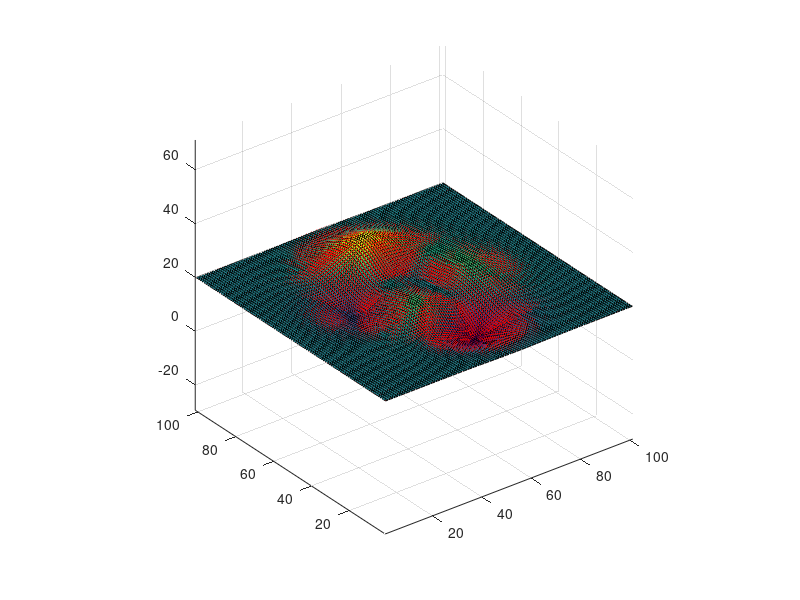

Source code (MATLAB): (Note: this script raises an error after producing the figure.)
%% Slope

% This script illustrates some slope calculations - this file written for
% Ashley Norton to help with slope compensation
%
% Semme J. Dijkstra Oct 3, 2017

% Based on some Matlab examples

close all
clear variables
clc

%% Parameter Initialization

% Generate a DTM with an odd number of vertices with an average depth of ~20 m
% Note that the horizontal distance unit is meters and that we will create
% a 1x1 m pixelsize

vertices=101;           % Number of vertices
aveD=20;                % Approx. Average depth

dtm=peaks(vertices)+aveD;

% Swath parameters

position=[vertices/2 vertices/2];
heading=45*pi/180;      % Heading of Tx
Tx=[0,0,1];             % position of Tx
SwathWidth=140*pi/180;  % Swath width
numBeams=100;    

% Visualization parameters

ve=7;                   % Vertcal Exageration;


%% Generate derivative grids

% Determine the surface normal components

[Nx,Ny,Nz]=surfnorm(dtm);
figure; surfnorm(dtm);
axis equal

% The vectors [Nx(i,j) Nx(i,j) Nx(i,j)] are normalized i.e., the components
% are the direction cosines - thus the Nz component is the cosine of the surface
% slope i.e., the 'up' gradient

slope=acos(Nz);

% Now that we know the slope we can also determine the direction of the
% slope by determining the aspect. To get in the right quadrant we will use
% the atan2 function

aspect=atan2(Ny,Nx);

% Map it to from [-pi,pi] to [0,2pi] range (just so that we are consistent
% with the normal range of azimuths)

aspect(aspect(:)<0)=aspect(aspect(:)<0)+2*pi;


%% Generate a swath and intersect it with the bottom
% Note that for convenience I'll just calculate a ray to each of the pixels
% along the swath. You will know the array intersects the bottom from the
% ray tracing - You will also know the angles from the heading and the ray
% tracing - most of the code in this section is steps that you do not need,
% but it is important that you understand the thinking behind it

crossDist=(0:1:sqrt(2*(vertices/2)^2))';

% Identify all the pixels illuminated by the swath on port; increase
% the range by 1 through crossDistMax to ensure that all pixels are covered
% Note the use of the wrev function to flip the cross distance vector so
% that we end 

swath=wrev(crossDist).*[sin(heading-pi/2) cos(heading-pi/2)];

% Now do the port - starting from nadir, so no wrev needed.

swath=[swath;crossDist.*[sin(heading+pi/2) cos(heading+pi/2)]];

% Map the swath to integer vertices

swath=round(swath);

% Filter out the rays that extend outside the DEM

swath(abs(swath(:,1))>(vertices-1)/2|abs(swath(:,2))>(vertices-1)/2,:)=[];

% Map the distances to indexes in the dtm and other related matrices

index=swath+(vertices-1)/2;

% Filter out any double entries - need to do this otherwise we may get odd
% artifacts in the profile (see what happens if you comment out the
% deletion statements - very obvious at heading 45 deg

dblEnt=diff(swath);
dblEnt=[false;~dblEnt(:,1)&~dblEnt(:,2)];
swath(dblEnt,:)=[];
index(dblEnt,:)=[];

% Identify the pixels in the DEM that are intersected by the swath, but as
% if the dtm is a one dimensional array

index=(index(:,1)-1)*vertices+index(:,2);

% Filter out any indexes that are outside of the array

swath(index<0,:)=[];
index(index<0)=[];

% Create the vectors from the Tx to the intersections - we already know the
% x and y components, but not yet the depths. The easiest way of doing this
% is by adressing the dtm as a linear array at the indexes specified by the
% swath. Let's round the swath x and y offsets towards zero to be more
% consistent with the indexes

swath=[swath dtm(index)];

% note the quantization like effects that may appear (try heading 45) that
% results from the pixelation of the DTM - this will lead to a direction
% dependency in the accuracy of the slope. If the DTM is aligned NS, EW
% then the errors in the cardinal directions are minimized- You can see the
% effect occuring in the Bathymetry profile plot - Note that the slope is
% not determined from analysis of the bathymetry profile, but rather from
% the already existing set of normalized vectors

% To determine the slope along the profile we need to calculate the 
% tangents along it, to do this accurately we need to have the correct 
% distances between the points - let's do by creating a distance scale
% centered on the transducer

swath=[swath [sqrt(sum(swath(1:vertices/2-.5,1:2).^2,2));-sqrt(sum(swath((vertices+1)/2:end,1:2).^2,2))]];



%% Alternative A: Intersect the swath with bottom at beams boresights 
% determine interaction length from slope - this is what you propose to do
% based on the paper

% Determine the grazing angle wrt to the horizontal - this is the same as 
% the depression angle at the end of your ray tracing and you should
% already have this 

% There are two ways in which you can calculate this

% 1 By creation of a bottom profile and calculating the directional
% derivative along it

% Determine the normal vectors - NOTE that we have positive going down - in
% other words the polarity of the resulting slope is swapped from what you are used to 

slopeProf=[diff(swath(:,3)),diff(swath(:,4))];

% % Pad the end to avoid weirdness at the boundary of the DTM - assume that the last
% % slope is the same as the one before it
% 
% slopeProf=[slopeProf;slopeProf(end,:)];

% Normalize the normal vectors

slopeProf=slopeProf./(sqrt(sum(slopeProf.^2,2)));

% These are the normals at the halway point of the vertices move them to
% the vertices by averaging - note that we are taking an arithmetic mean 
% where where we really should be using a harmonic mean (but its good enough)
% - also note how I dealt with the end members - in the graph you will see 
% that this is a much better representation and not as sensitive to quantization

nProf=[slopeProf(1,:);slopeProf];
nProf(1:end-1,:)=(nProf(1:end-1,:)+nProf(2:end,:))/2;
nProf(end,:)=nProf(end-1,:);

% We may still not be quite there - we are taking derivatives at boundaries,
% which may create some weirdness - you can smooth by a moving average
% THIS MAY AFFECT THE OUTCOMES AND WE DO NOT WANT TO OVERFILTER - this inmo
% itself could be a point of study. - Try with and without filtering and
% see what happens

nProf(:,1)=smooth(nProf(:,1)); % Zero phase 5 point moving average
nProf(:,2)=smooth(nProf(:,2)); % Zero phase 5 point moving average

% The slopes in the direction of the swaths are then

slope1=asin(nProf(:,1))*180/pi;

% Now if you try this at a heading of 45 you will see that there are all
% kinds of numerical issues


% Remember that you will need to correct to a standard depth!!!!!

% Method 2 - look at the surface normals provided by the surfnorm function

% slope2=acos(smooth(Nz(index)))*180/pi;
slope2=flipud(dtm(index));


%% Alternative B: Intersect the inner and outer maxima of the beam with the 
% seafloor - I only list this here so that you know that this would be
% another way of getting the slope difference - this is actually how I
% would do it, but I understand that you would want to be able to put in a
% reference for the method that you use

%% Alternative C: Comprehensive intersection of entire beam with the seafloor
% This comes at high computing cost, but creates the best result short of
% convolving the entite beam pattern with the bottom - this is where we
% want to eventually go - this is however best left to another thesis,
% maybe even at the PhD level


%% Show the results

% Position the output figure window for the dtm data

scrnSize=get(groot,'screenSize');
fh=figure('Name','Slope Example - DEM data, Semme Dijkstra', ...
    'Position',[ 1 scrnSize(4)*2/16  scrnSize(3)/2 scrnSize(4)/1.5], ...
    'NumberTitle','off');

% Create the various subplots

ax1_1=subplot(3,2,1);
surf(dtm,'LineStyle','none')
title('DTM: Bathymetry');
colorbar('vert');
axis equal
set(ax1_1,'Zdir','reverse')

ax1_2=subplot(3,2,2);
surf(dtm,'LineStyle','none')
title('DTM: Bathymetry');
colorbar('vert');
view(0,90)
axis equal
set(ax1_2,'Zdir','reverse')

ax1_3=subplot(3,2,3);
surf(Nx*180/pi,'LineStyle','none')
title('DTM: E-W Slope (Deflection)');
colorbar('vert');
view(0,90)
axis equal

ax1_4=subplot(3,2,4);
surf(Ny*180/pi,'LineStyle','none')
title('DTM: N-S Slope (Deflection)');
colorbar('vert');
view(0,90)
axis equal

ax1_5=subplot(3,2,5);
surf(slope*180/pi,'LineStyle','none')
title('DTM: Slope');
colorbar('vert');
view(0,90)
axis equal

ax1_6=subplot(3,2,6);
surf(aspect*180/pi,'LineStyle','none')
title('DTM: Aspect (Direction of slope)');
colorbar('vert');
view(0,90)
axis equal


% Position the output figure window for the dtm data

fh=figure('Name','Slope Example - Profile Data, Semme Dijkstra', ...
    'Position',[ 1 scrnSize(4)*2/16  scrnSize(3)/2 scrnSize(4)/1.5], ...
    'NumberTitle','off');


% Create the various subplots

ax2_1=subplot(3,2,1);
surf(dtm,'LineStyle','none')
hold on
title('DTM: Bathymetry with Profile');
colorbar('vert');
axis equal
set(ax2_1,'Zdir','reverse')

plot3(swath(:,1)+(vertices-1)/2,swath(:,2)+(vertices-1)/2,swath(:,3),...
    'k','LineWidth',2);
hold off

ax2_2=subplot(3,2,2);
surf(dtm,'LineStyle','none')
hold on
title('DTM: Bathymetry with Profile');
colorbar('vert');
view(0,90)
axis equal
set(ax2_2,'Zdir','reverse')

plot3(swath(:,1)+(vertices-1)/2,swath(:,2)+(vertices-1)/2,swath(:,3),...
    'k','LineWidth',2);
hold off

ax2_3=subplot(3,2,3);
area(swath(:,4),swath(:,3));
title('DTM: Bathymetry Profile with Normals');
hold on
for i=1:length(index)-1
    % Note that the normals are defined for the point halfway between the
    % vertices!
    x=mean(swath(i:i+1,4));
    y=mean(swath(i:i+1,3));
    plot([x;x+slopeProf(i,1)*5],[y;y-slopeProf(i,2)*5])
end
hold off
axis equal
set(ax2_3,'Ydir','reverse')

ax2_4=subplot(3,2,4);
area(swath(:,4),swath(:,3));
title('DTM: Bathymetry Profile with Mean Normals at Vertices');
hold on
for i=1:length(index)
    % Note that the normals are defined for the point halfway between the
    % vertices!
    x=swath(i,4);
    y=swath(i,3);
    plot([x;x+nProf(i,1)*5],[y;y-nProf(i,2)*5])
end
hold off
axis equal
set(ax2_4,'Ydir','reverse')

ax2_5=subplot(3,2,5);
plot(swath(:,4),slope1);
title('Slope Method 1 - fails at Heading=40 mod 90');
hold on
hold off
axis equal

ax2_6=subplot(3,2,6);
% area(swath(:,4),swath(:,3));
plot(swath(:,4),slope2);
title('Slope Method 2');
hold on
hold off
axis equal
set(ax2_6,'Ydir','reverse')



%% Set the color maps

% Bathymetry
colormap (ax1_1,flipud(jet(64)));
colormap (ax1_2,flipud(jet(64)));
colormap (ax2_1,flipud(jet(64)));
colormap (ax2_2,flipud(jet(64)));

% Angles (we want a wrapping mapping so that we do not get a discontinuity 
% at angles leading up to 360 and away from 0

hmap(1:256,1) = linspace(0,1,256); 
hmap(:,[2 3]) = 0.7; %brightness 
huemap = hsv2rgb(hmap); 
colormap(ax1_3,huemap)
colormap(ax1_4,huemap)
colormap(ax1_5,jet(64))
colormap(ax1_6,huemap)

